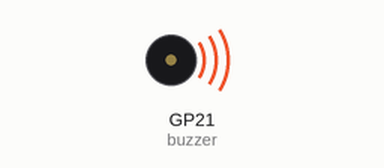
The program below on a simulated Raspberry Pi Pico running MicroPython. On the bench: buzzer (waves = sounding).

Above: at 0.89 s.
At 7.1 s:
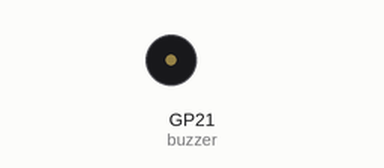
Timing chart, 0 to 8.9 s (numbered marks = the images above):
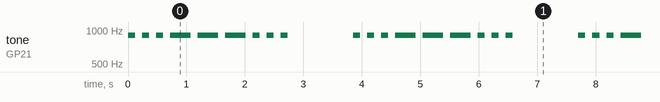

The program:

09_codigo_morse_sos.py
```python
from machine import Pin, PWM
import time

buzzer = PWM(Pin(21))
buzzer.freq(900)

def bip(ms):
    buzzer.duty_u16(9000)
    time.sleep_ms(ms)
    buzzer.duty_u16(0)
    time.sleep_ms(120)

while True:
    for tempo in [120, 120, 120, 350, 350, 350, 120, 120, 120]:
        bip(tempo)
    time.sleep(1)
```

Measured:
- by itself, tone on GP21 (buzzer): repeats every 3.9 s: 2 × (silent 0.12 s, 900 Hz 0.12 s), 3 × (silent 0.12 s, 900 Hz 0.35 s), 3 × (silent 0.12 s, 900 Hz 0.12 s), silent 1.1 s, 900 Hz 0.12 s
